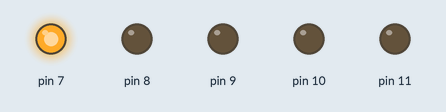
Recording of a sketch running on a simulated Arduino Uno, built with avr-gcc and run on an emulated ATmega328P. Parts: output pins drawn as LEDs (lit = HIGH).

Above: at 0.05 s.
At 0.75 s:
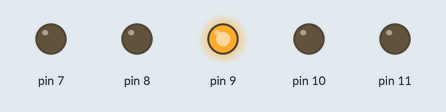
At 1.45 s:
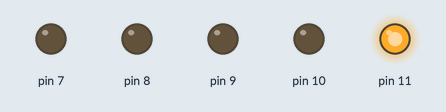
At 2.15 s:
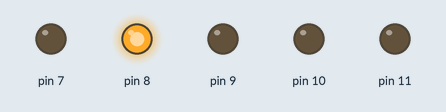
At 2.85 s:
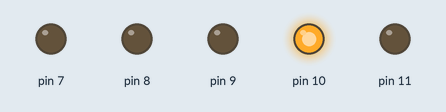
Timing chart, 0 to 3.1 s (numbered marks = the images above):
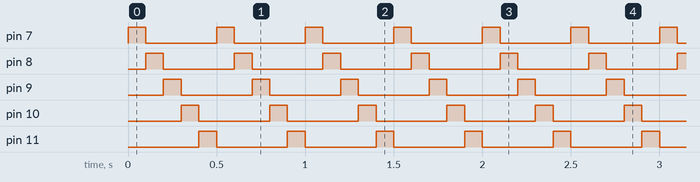

Measured:
- by itself, pin 7–11: alternates HIGH for 0.10 s and LOW for 0.40 s

The sketch:

sketch_0410_1.ino
```cpp
void setup() {
  pinMode(7, OUTPUT);
  pinMode(8, OUTPUT);
  pinMode(9, OUTPUT);
  pinMode(10, OUTPUT);
  pinMode(11, OUTPUT);
}

void loop() {
  for(int i=7;i<=11;i++){
    digitalWrite(i, HIGH);
    delay(100);
    digitalWrite(i, LOW);
  }
}
```
